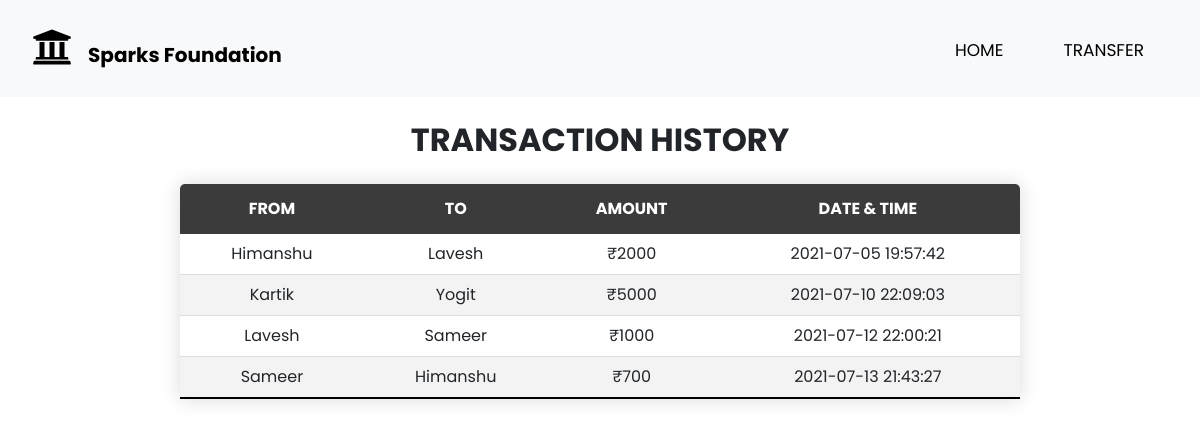
The page /history.php on the database its author committed.
### tables this page shows
CREATE TABLE `sparkstransact` (
  `sender` text NOT NULL,
  `receiver` text NOT NULL,
  `balance` int(8) NOT NULL,
  `datetime` datetime NOT NULL DEFAULT current_timestamp()
);

### history.php (the view, shortened to what this page needs)
<!DOCTYPE html>
<html lang="en">
<head>
    <link rel="stylesheet" href="https://stackpath.bootstrapcdn.com/bootstrap/4.5.2/css/bootstrap.min.css">
    <link rel="stylesheet" type="text/css" href="CSS/table.css">
    <link rel="stylesheet" href="https://stackpath.bootstrapcdn.com/bootstrap/4.3.1/css/bootstrap.min.css"
 />
    <link rel="stylesheet" href="https://use.fontawesome.com/releases/v5.7.2/css/all.css"
>
    <link rel="stylesheet" href="https://stackpath.bootstrapcdn.com/font-awesome/4.7.0/css/font-awesome.min.css">
    <link rel="stylesheet" href="https://cdn.jsdelivr.net/npm/bootstrap@4.5.3/dist/css/bootstrap.min.css">
</head>
<body>
    <nav class="navbar navbar-expand-lg bg-light">
        <a class="navbar-brand" href="index.php" style="font-weight: bold;">
          <i class="fas fa-university fa-2x mx-3"></i>Sparks Foundation
        </a>
        <div class="collapse navbar-collapse" id="collapsibleNavbar">
          <ul class="navbar-nav ml-auto text-right">
            <li class="nav-item">
              <a class="nav-link active-home" href="index.php">HOME</a>
            </li>
            <li class="nav-item">
              <a class="nav-link" href="usertable.php">TRANSFER</a>
            </li>
          </ul>
        </div>
    </nav>
  <div align="center">
    <h2 class="text-center pt-4" style="font-weight:bold;">TRANSACTION HISTORY</h2>
      <table class="content-table">
        <thead>
            <tr>
                <th class="text-center">FROM</th>
                <th class="text-center">TO</th>
                <th class="text-center">AMOUNT</th>
                <th class="text-center">DATE & TIME</th>
            </tr>
        </thead>
        <tbody>
         <?php
            include 'DBCONFIG/config.php';
            $sql ="select * from sparkstransact";
            $query =mysqli_query($conn, $sql);
            while($rows = mysqli_fetch_assoc($query))
            {
         ?>
            <tr>
              <td class="text-center py-2"><?php echo $rows['sender']; ?></td>
              <td class="text-center py-2"><?php echo $rows['receiver']; ?></td>
              <td class="text-center py-2">₹<?php echo $rows['balance']; ?> </td>
              <td class="text-center py-2"><?php echo $rows['datetime']; ?> </td>
        <?php
            }
        ?>
        </tbody>
      </table>
  </div>
</body>
</html>

### table.css (style rules this page uses)
* { box-sizing: border-box; margin: 0; padding: 0; }
:root { --Sniglet-font: "Sniglet", cursive; --Rubik: "Rubik", cursive; --Patua: "Patua One", cursive; --Lobster: "lobster", cursive; --light-black: #2e2c2caf; --bggradient: radial-gradient(#fff,#f39d9d); --light-gray: rgba(255, 255, 255, 0.877); }
h2 { font-family: "Poppins", sans-serif; font-size: 35px; }
.content-table { border-collapse: collapse; width: 70%; margin: 25px 0; font-family: "Poppins", sans-serif; border-radius: 5px 5px 0 0; overflow: hidden; box-shadow: 0 0 20px rgba(0, 0, 0, 0.15); }
.content-table thead tr { background-color: rgba(0, 0, 0, 0.767); color: #ffffff; text-align: left; font-weight: bold; height: 50px; }
.content-table th, .content-table td { padding: 12px 15px; }
.content-table tbody tr { border-bottom: 1px solid #dddddd; }
.content-table tbody tr:nth-of-type(even) { background-color: #f3f3f3; }
.content-table tbody tr:last-of-type { border-bottom: 2px solid black; }
a { font-family: "Poppins", sans-serif; font-size: 0.9em; color: black !important; }
.nav-item { display:flex; align-items: center; padding: 20px; margin-right: 20px; margin-top: 10px; }
.nav-link { color: black; font-size: 17px; padding: 0 0 5px 0 !important; display: unset !important; }

### rows shown on the page
sparkstransact: sender "Himanshu", receiver "Lavesh", balance "2000", datetime "2021-07-05 19:57:42"
sparkstransact: sender "Kartik", receiver "Yogit", balance "5000", datetime "2021-07-10 22:09:03"
sparkstransact: sender "Lavesh", receiver "Sameer", balance "1000", datetime "2021-07-12 22:00:21"
sparkstransact: sender "Sameer", receiver "Himanshu", balance "700", datetime "2021-07-13 21:43:27"
